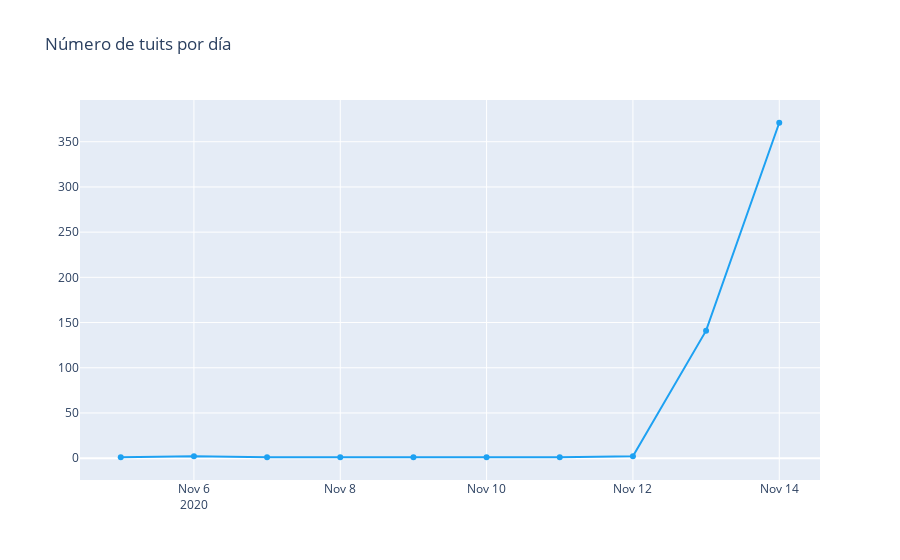

Source (notebook cell):
### Code cell
trace = go.Scatter(x=temp.fecha.values,
                    y=temp.cnt.values,
                    text=[f"Fecha: {f}<br>Tuits: {c}" for f,c in zip(temp.fecha.values,temp.cnt.values)],
                    hoverinfo='text',
                    mode='lines+markers',
                    name='Días',
                    line={'color':'#1DA1F2'})
 
layout = go.Layout(title='Número de tuits por día') 
fig = go.Figure(data=[trace], layout=layout)

iplot(fig)

### Figure 1 — Plotly figure (JSON) as saved in the notebook; plotly's stock layout.template omitted (floating-point values rounded to 4 significant figures)
{"data": [{"hoverinfo": "text", "line": {"color": "#1DA1F2"}, "mode": "lines+markers", "name": "Días", "text": ["Fecha: 2020-11-05<br>Tuits: 1", "Fecha: 2020-11-06<br>Tuits: 2", "Fecha: 2020-11-07<br>Tuits: 1", "Fecha: 2020-11-08<br>Tuits: 1", "Fecha: 2020-11-09<br>Tuits: 1", "Fecha: 2020-11-10<br>Tuits: 1", "Fecha: 2020-11-11<br>Tuits: 1", "Fecha: 2020-11-12<br>Tuits: 2", "Fecha: 2020-11-13<br>Tuits: 141", "Fecha: 2020-11-14<br>Tuits: 371"], "type": "scatter", "x": ["2020-11-05", "2020-11-06", "2020-11-07", "2020-11-08", "2020-11-09", "2020-11-10", "2020-11-11", "2020-11-12", "2020-11-13", "2020-11-14"], "y": [1, 2, 1, 1, 1, 1, 1, 2, 141, 371]}], "layout": {"title": {"text": "Número de tuits por día"}}}
